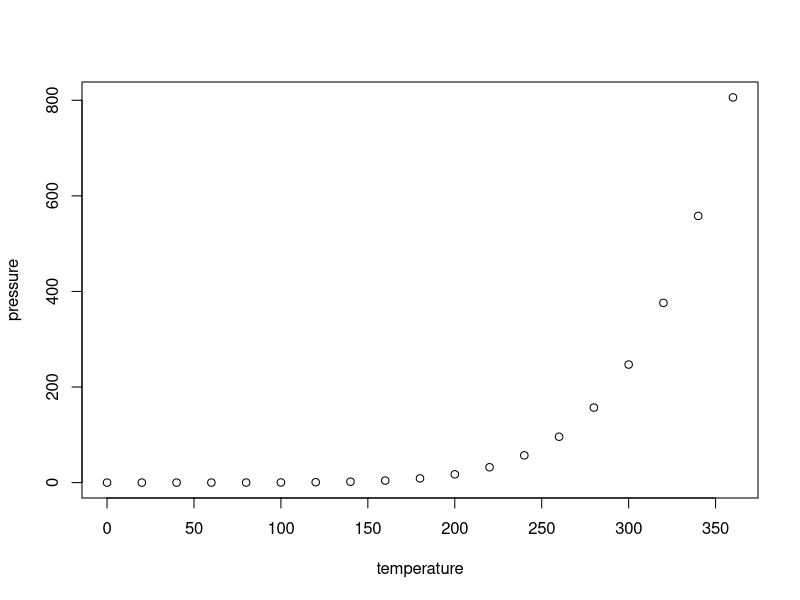
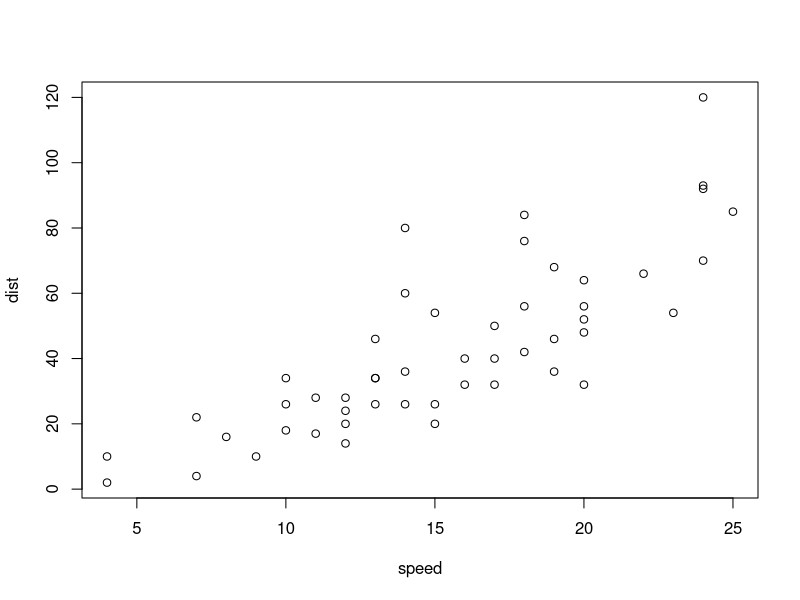
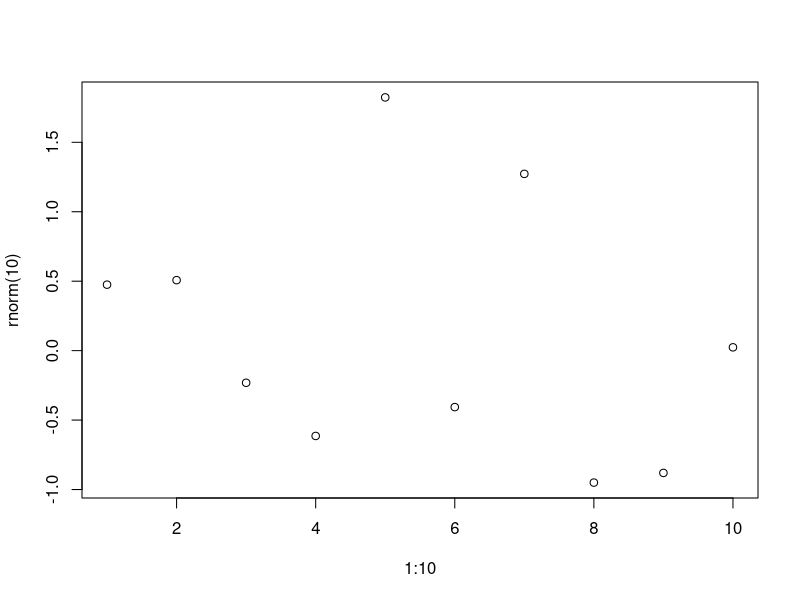
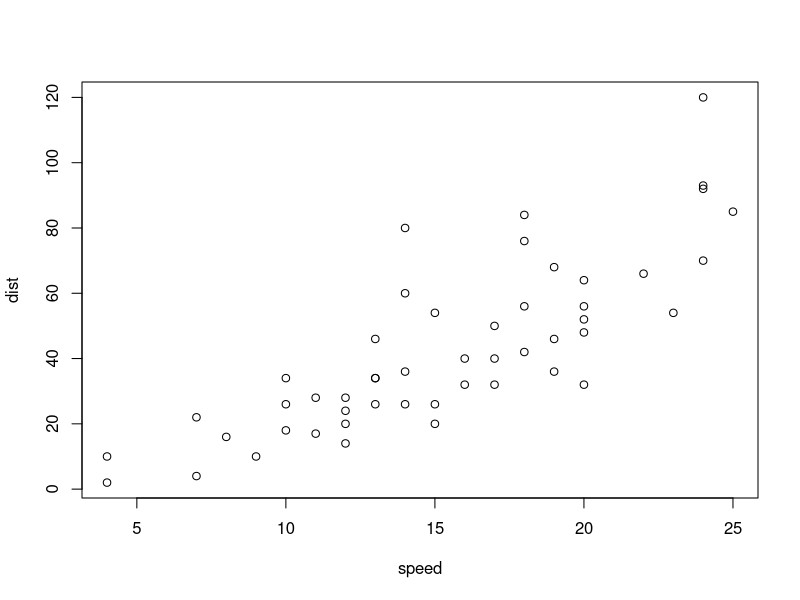
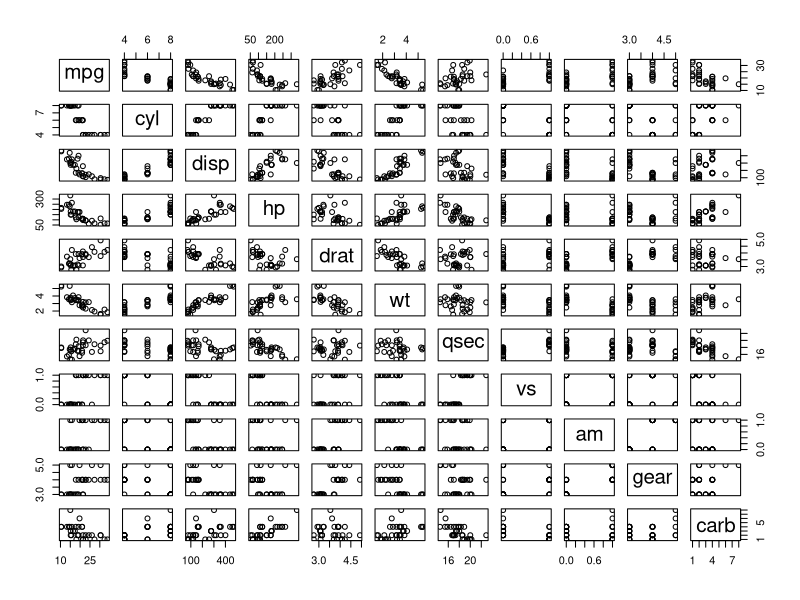
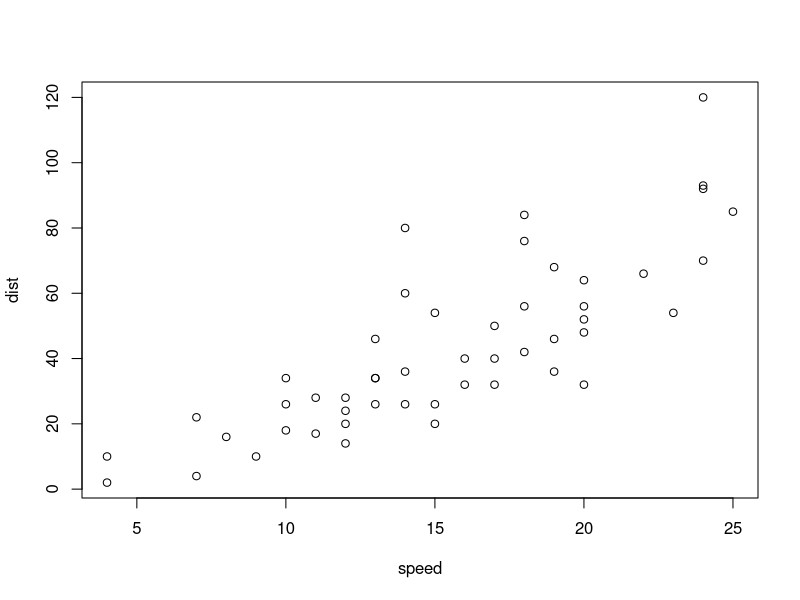
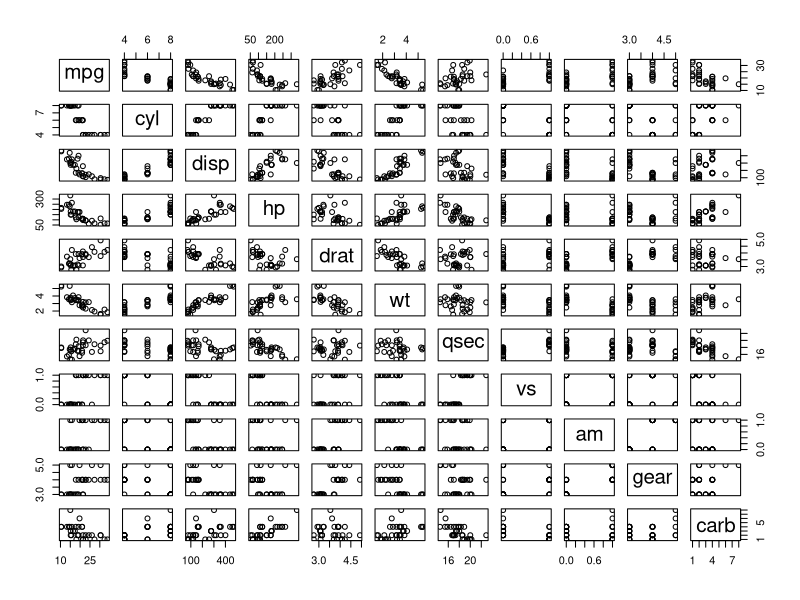
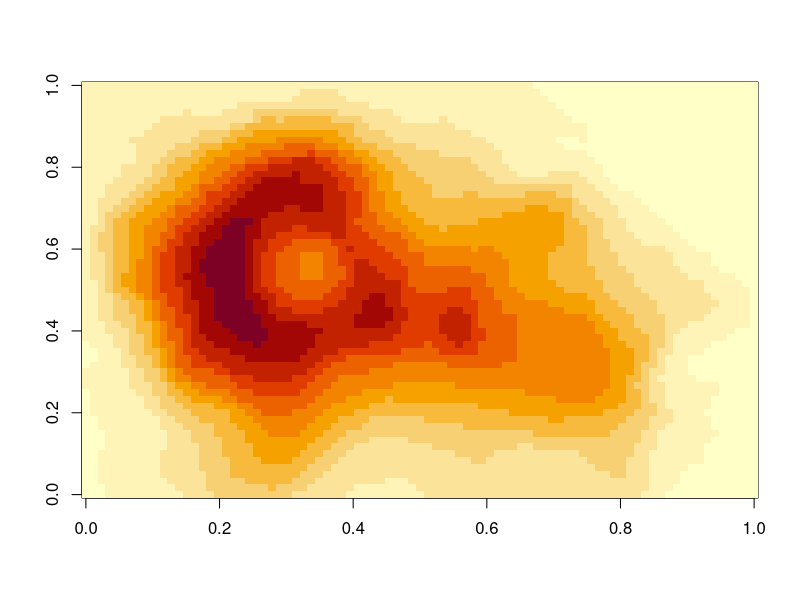

R code for these plots, in order:
## ---- chunk 1
#| panzoom: true
#| label: fig-r-sub
#| layout-ncol: 2
#| fig-alt:
#|   - "Scatter plot of vapor pressure rising steeply with temperature"
#|   - "Scatter plot of stopping distance against speed for 50 cars"
#| fig-cap: >-
#|   Vapor pressure of mercury, and stopping distances of cars.
#| fig-subcap: ["Pressure", "Cars"]

plot(pressure)
plot(cars)
## ---- chunk 2
#| panzoom: true
#| lightbox:
#|   group: r-graph
#|   description: Ten random points.
#| fig-alt: "Scatter plot of ten random points"
#| fig-cap: >-
#|   Ten random points against their index.

plot(1:10, rnorm(10))
## ---- chunk 3
#| lightbox:
#|   group: r-graph
#|   description: Stopping distance against speed.
#| fig-alt: "Scatter plot of stopping distance against speed for 50 cars"
#| fig-cap: >-
#|   Stopping distance against speed for 50 cars.

plot(cars)
## ---- chunk 4
#| panzoom: true
#| lightbox:
#|   group: cars
#|   description:
#|     - The mtcars data, each variable against every other.
#|     - Stopping distance against speed.
#| fig-alt:
#|   - >-
#|     Scatterplot matrix of the mtcars data, each variable plotted against
#|     every other
#|   - "Scatter plot of stopping distance against speed for 50 cars"
#| fig-cap:
#|   - "The mtcars data, each variable plotted against every other."
#|   - "Stopping distance against speed for 50 cars."

plot(mtcars)
plot(cars)
## ---- chunk 5
#| lightbox: false
#| fig-alt: >-
#|   Scatterplot matrix of the mtcars data, each variable plotted against every
#|   other
#| fig-cap: "The mtcars data, each variable plotted against every other."

plot(mtcars)
## ---- chunk 6
#| label: fig-plain
#| fig-alt: >-
#|   Heat map of the Maunga Whau volcano's heights, in yellow, orange, and red
#| fig-cap: >-
#|   Heights of Maunga Whau (Mount Eden), from pale yellow (low) to dark red
#|   (high).

image(z = volcano)
## ---- chunk 7
#| panzoom: true
#| fig-link: "https://quarto.org"
#| fig-alt: "Scatter plot of vapor pressure rising steeply with temperature"
#| fig-cap: "Vapor pressure of mercury against temperature."

plot(pressure)
